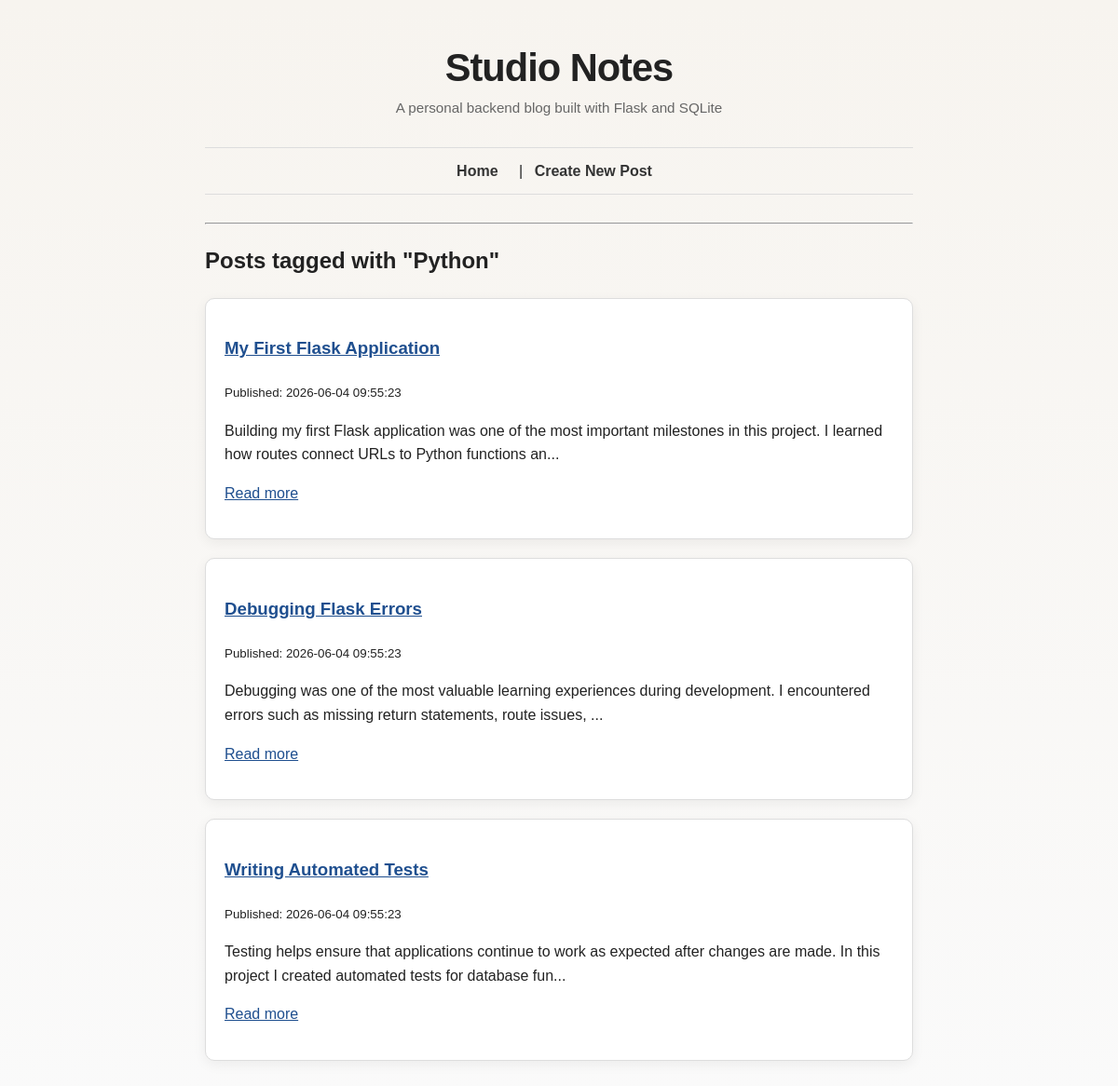
Page /tags/Python on the committed database.
### tables this page shows
CREATE TABLE posts (
    id INTEGER PRIMARY KEY AUTOINCREMENT,
    title TEXT NOT NULL,
    body TEXT NOT NULL,
    created_at TEXT NOT NULL DEFAULT CURRENT_TIMESTAMP,
    updated_at TEXT
);

### app.py (the view)
@app.route("/tags/<tag_name>")
def posts_by_tag(tag_name):
    posts = database.get_posts_by_tag(tag_name)
    return render_template("tag.html", posts=posts, tag_name=tag_name)

### database.py (called while the page is built)
def get_db_connection():
    connection = sqlite3.connect(DATABASE)
    connection.row_factory = sqlite3.Row
    return connection

def get_posts_by_tag(tag_name):
    connection = get_db_connection()
    posts = connection.execute(
        """
        SELECT posts.*
        FROM posts
        JOIN post_tags ON posts.id = post_tags.post_id
        JOIN tags ON tags.id = post_tags.tag_id
        WHERE tags.name = ?
        ORDER BY posts.created_at DESC
        """,
        (tag_name,)
    ).fetchall()
    connection.close()
    return posts

### templates/tag.html
{% extends "layout.html" %}
{% block content %}
<h2>Posts tagged with "{{ tag_name }}"</h2>
{% if posts %}
    {% for post in posts %}
        <article>
            <h3>
                <a href="/posts/{{ post.id }}">{{ post.title }}</a>
            </h3>
            <p><small>Published: {{ post.created_at }}</small></p>
            <p>{{ post.body[:150] }}...</p>
            <p>
                <a href="/posts/{{ post.id }}">Read more</a>
            </p>
        </article>
    {% endfor %}
{% else %}
    <p>No posts found for this tag.</p>
{% endif %}
{% endblock %}

### static/style.css (style rules this page uses)
body { font-family: Arial, sans-serif; max-width: 760px; margin: 40px auto; padding: 0 20px; line-height: 1.6; background-color: #fafafa; color: #222; }
article { background: white; padding: 20px; margin-bottom: 20px; border: 1px solid #ddd; }
a { color: #1f4f8f; }
body { background: linear-gradient(180deg, #f7f4ef 0%, #fafafa 100%); }
article { border-radius: 10px; box-shadow: 0 4px 14px rgba(0, 0, 0, 0.06); }

### rows in the picture
posts: title "My First Flask Application", created_at "2026-06-04 09:55:23", body "Building my first Flask application was one of the most important milestones in this project. I learned how routes connect URLs to Python functions an"
posts: title "Debugging Flask Errors", created_at "2026-06-04 09:55:23", body "Debugging was one of the most valuable learning experiences during development. I encountered errors such as missing return statements, route issues,"
posts: title "Writing Automated Tests", created_at "2026-06-04 09:55:23", body "Testing helps ensure that applications continue to work as expected after changes are made. In this project I created automated tests for database fun"

### other values in the picture
{{ tag_name }} "Python"
